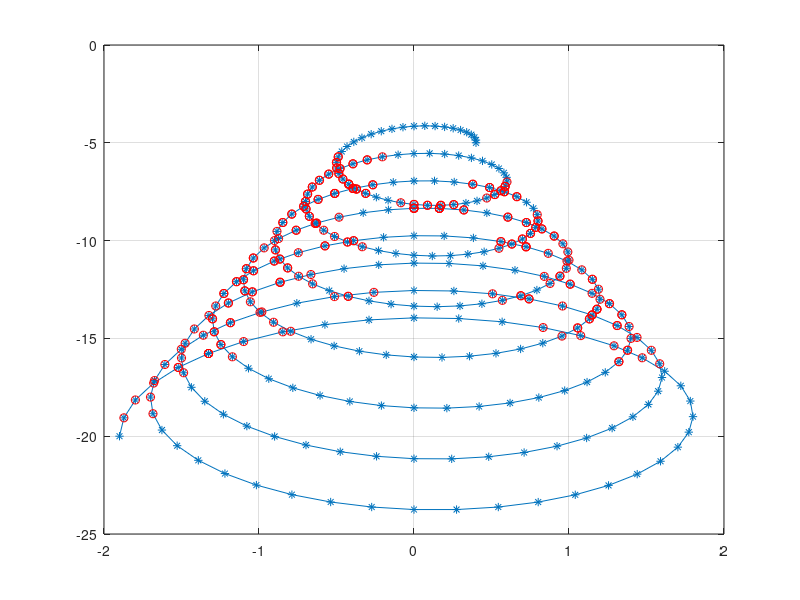

MATLAB code for this plot:
clc
clear
close all

res = 0.05;

p = 100*res:res:20;
f = 0.5;
x = 0.1*(1-p) .* cos(2*pi*f*p);
y = 0.3*(1-p) .* sin(2*pi*f*p) - 1*p;
z_comp = x + 1i*y;
z_vec = [x; y].';

% plot(real(z_comp), imag(z_comp), '-*')
% grid on

thr = 0.3;
thr_h = 5;
D = pdist(z_vec);
D = squareform(D);

i = 1:length(p);
h_different = pdist(i.');
h_different = squareform(h_different);



A = zeros(size(D));
for i = 1:size(A, 1)
    for j = 1:size(A, 2)
        if abs(i - j) < thr_h
            A(i, j) = 100;
        end
    end
end

D = D + A;
amb = (D < thr);
% amb_h = triu(h_different > thr_h);
% [indx, indy] = (ind2sub(size(amb), find(amb == 1)));
% indx = unique(indx);
% [indx_h, indy_h] = (ind2sub(size(amb_h), find(amb_h == 1)));
% indx_h = unique(indx_h);
% 


% ind = intersect(indx, indx_h);

[indx, indy] = (ind2sub(size(amb), find(amb == 1)));
% ind = indx(indx > indy);
ind = indx;

plot(real(z_comp), imag(z_comp), '-*')
grid on
hold on
plot(real(z_comp(ind)), imag(z_comp(ind)), 'ro')

% figure; mesh(amb_h); view(2)

